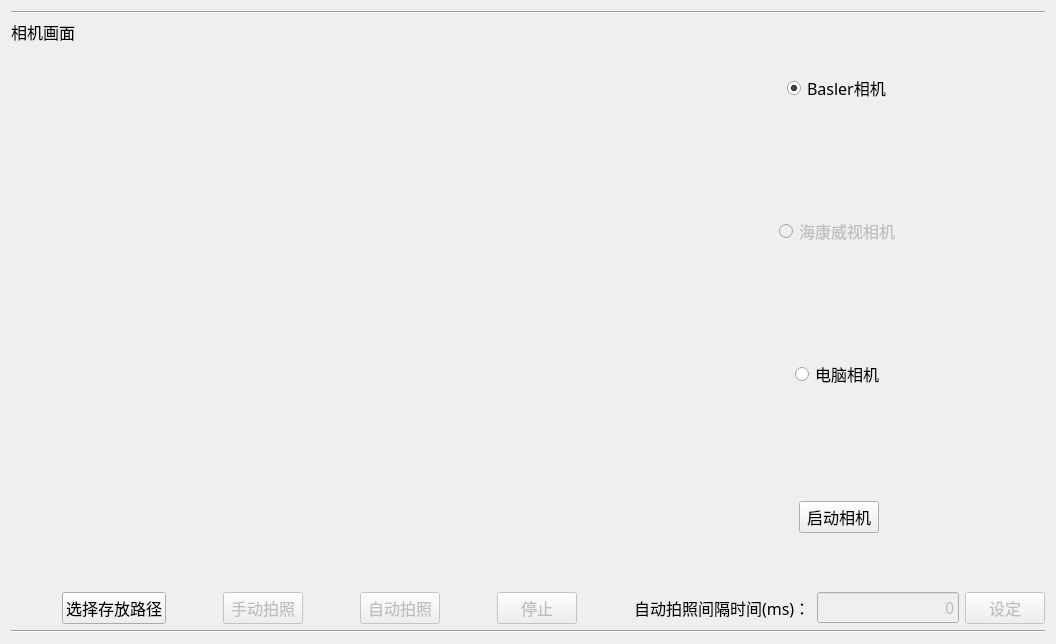
<?xml version="1.0" encoding="UTF-8"?>
<ui version="4.0">
 <class>Form</class>
 <widget class="QWidget" name="Form">
  <property name="geometry">
   <rect>
    <x>0</x>
    <y>0</y>
    <width>1056</width>
    <height>644</height>
   </rect>
  </property>
  <property name="sizePolicy">
   <sizepolicy hsizetype="Minimum" vsizetype="MinimumExpanding">
    <horstretch>0</horstretch>
    <verstretch>0</verstretch>
   </sizepolicy>
  </property>
  <property name="minimumSize">
   <size>
    <width>800</width>
    <height>600</height>
   </size>
  </property>
  <property name="windowTitle">
   <string>相机模块</string>
  </property>
  <layout class="QVBoxLayout" name="verticalLayout">
   <item>
    <widget class="Line" name="line">
     <property name="font">
      <font>
       <family>宋体</family>
       <pointsize>12</pointsize>
      </font>
     </property>
     <property name="orientation">
      <enum>Qt::Horizontal</enum>
     </property>
    </widget>
   </item>
   <item>
    <layout class="QHBoxLayout" name="horizontalLayout">
     <item>
      <layout class="QVBoxLayout" name="verticalLayout_4">
       <item>
        <widget class="QLabel" name="label">
         <property name="sizePolicy">
          <sizepolicy hsizetype="Fixed" vsizetype="Fixed">
           <horstretch>0</horstretch>
           <verstretch>0</verstretch>
          </sizepolicy>
         </property>
         <property name="font">
          <font>
           <family>宋体</family>
           <pointsize>12</pointsize>
          </font>
         </property>
         <property name="text">
          <string>相机画面</string>
         </property>
        </widget>
       </item>
       <item>
        <widget class="QLabel" name="camera_img">
         <property name="sizePolicy">
          <sizepolicy hsizetype="Expanding" vsizetype="Expanding">
           <horstretch>0</horstretch>
           <verstretch>0</verstretch>
          </sizepolicy>
         </property>
         <property name="minimumSize">
          <size>
           <width>800</width>
           <height>600</height>
          </size>
         </property>
         <property name="font">
          <font>
           <family>宋体</family>
           <pointsize>12</pointsize>
          </font>
         </property>
         <property name="text">
          <string/>
         </property>
        </widget>
       </item>
       <item>
        <layout class="QHBoxLayout" name="horizontalLayout_2">
         <item>
          <widget class="QPushButton" name="SAVE_PATH">
           <property name="sizePolicy">
            <sizepolicy hsizetype="Fixed" vsizetype="Fixed">
             <horstretch>0</horstretch>
             <verstretch>0</verstretch>
            </sizepolicy>
           </property>
           <property name="font">
            <font>
             <family>宋体</family>
             <pointsize>12</pointsize>
            </font>
           </property>
           <property name="text">
            <string>选择存放路径</string>
           </property>
          </widget>
         </item>
         <item>
          <widget class="QPushButton" name="MANUAL_SHOT">
           <property name="enabled">
            <bool>false</bool>
           </property>
           <property name="sizePolicy">
            <sizepolicy hsizetype="Fixed" vsizetype="Fixed">
             <horstretch>0</horstretch>
             <verstretch>0</verstretch>
            </sizepolicy>
           </property>
           <property name="font">
            <font>
             <family>宋体</family>
             <pointsize>12</pointsize>
            </font>
           </property>
           <property name="text">
            <string>手动拍照</string>
           </property>
           <property name="checkable">
            <bool>false</bool>
           </property>
          </widget>
         </item>
         <item>
          <widget class="QPushButton" name="AUTO_SHOT">
           <property name="enabled">
            <bool>false</bool>
           </property>
           <property name="sizePolicy">
            <sizepolicy hsizetype="Fixed" vsizetype="Fixed">
             <horstretch>0</horstretch>
             <verstretch>0</verstretch>
            </sizepolicy>
           </property>
           <property name="font">
            <font>
             <family>宋体</family>
             <pointsize>12</pointsize>
            </font>
           </property>
           <property name="text">
            <string>自动拍照</string>
           </property>
          </widget>
         </item>
         <item>
          <widget class="QPushButton" name="STOP_CAMERA">
           <property name="enabled">
            <bool>false</bool>
           </property>
           <property name="sizePolicy">
            <sizepolicy hsizetype="Fixed" vsizetype="Fixed">
             <horstretch>0</horstretch>
             <verstretch>0</verstretch>
            </sizepolicy>
           </property>
           <property name="font">
            <font>
             <family>宋体</family>
             <pointsize>12</pointsize>
            </font>
           </property>
           <property name="text">
            <string>停止</string>
           </property>
          </widget>
         </item>
        </layout>
       </item>
      </layout>
     </item>
     <item>
      <layout class="QVBoxLayout" name="verticalLayout_2">
       <item>
        <layout class="QVBoxLayout" name="verticalLayout_3">
         <property name="sizeConstraint">
          <enum>QLayout::SetFixedSize</enum>
         </property>
         <item alignment="Qt::AlignHCenter|Qt::AlignVCenter">
          <widget class="QRadioButton" name="rbtn1">
           <property name="sizePolicy">
            <sizepolicy hsizetype="Fixed" vsizetype="Fixed">
             <horstretch>0</horstretch>
             <verstretch>0</verstretch>
            </sizepolicy>
           </property>
           <property name="font">
            <font>
             <family>宋体</family>
             <pointsize>12</pointsize>
            </font>
           </property>
           <property name="text">
            <string>Basler相机</string>
           </property>
           <property name="checked">
            <bool>true</bool>
           </property>
           <attribute name="buttonGroup">
            <string notr="true">CAMERA_SELECT</string>
           </attribute>
          </widget>
         </item>
         <item alignment="Qt::AlignHCenter|Qt::AlignVCenter">
          <widget class="QRadioButton" name="rbtn2">
           <property name="enabled">
            <bool>false</bool>
           </property>
           <property name="sizePolicy">
            <sizepolicy hsizetype="Fixed" vsizetype="Fixed">
             <horstretch>0</horstretch>
             <verstretch>0</verstretch>
            </sizepolicy>
           </property>
           <property name="font">
            <font>
             <family>宋体</family>
             <pointsize>12</pointsize>
            </font>
           </property>
           <property name="text">
            <string>海康威视相机</string>
           </property>
           <attribute name="buttonGroup">
            <string notr="true">CAMERA_SELECT</string>
           </attribute>
          </widget>
         </item>
         <item alignment="Qt::AlignHCenter|Qt::AlignVCenter">
          <widget class="QRadioButton" name="radioButton">
           <property name="sizePolicy">
            <sizepolicy hsizetype="Fixed" vsizetype="Fixed">
             <horstretch>0</horstretch>
             <verstretch>0</verstretch>
            </sizepolicy>
           </property>
           <property name="font">
            <font>
             <family>宋体</family>
             <pointsize>12</pointsize>
            </font>
           </property>
           <property name="text">
            <string>电脑相机</string>
           </property>
           <attribute name="buttonGroup">
            <string notr="true">CAMERA_SELECT</string>
           </attribute>
          </widget>
         </item>
         <item alignment="Qt::AlignHCenter|Qt::AlignVCenter">
          <widget class="QPushButton" name="LAUNCH_CAMERA">
           <property name="sizePolicy">
            <sizepolicy hsizetype="Fixed" vsizetype="Fixed">
             <horstretch>0</horstretch>
             <verstretch>0</verstretch>
            </sizepolicy>
           </property>
           <property name="font">
            <font>
             <family>宋体</family>
             <pointsize>12</pointsize>
            </font>
           </property>
           <property name="text">
            <string>启动相机</string>
           </property>
          </widget>
         </item>
         <item>
          <layout class="QHBoxLayout" name="horizontalLayout_3">
           <item>
            <widget class="QLabel" name="label_2">
             <property name="sizePolicy">
              <sizepolicy hsizetype="Fixed" vsizetype="Fixed">
               <horstretch>0</horstretch>
               <verstretch>0</verstretch>
              </sizepolicy>
             </property>
             <property name="font">
              <font>
               <family>宋体</family>
               <pointsize>12</pointsize>
              </font>
             </property>
             <property name="text">
              <string>自动拍照间隔时间(ms)：</string>
             </property>
            </widget>
           </item>
           <item>
            <widget class="QLineEdit" name="INTERVAL">
             <property name="enabled">
              <bool>false</bool>
             </property>
             <property name="sizePolicy">
              <sizepolicy hsizetype="Fixed" vsizetype="Fixed">
               <horstretch>0</horstretch>
               <verstretch>0</verstretch>
              </sizepolicy>
             </property>
             <property name="font">
              <font>
               <family>宋体</family>
               <pointsize>12</pointsize>
              </font>
             </property>
             <property name="text">
              <string>0</string>
             </property>
             <property name="alignment">
              <set>Qt::AlignRight|Qt::AlignTrailing|Qt::AlignVCenter</set>
             </property>
            </widget>
           </item>
           <item>
            <widget class="QPushButton" name="INTERVAL_SET">
             <property name="enabled">
              <bool>false</bool>
             </property>
             <property name="font">
              <font>
               <family>宋体</family>
               <pointsize>12</pointsize>
              </font>
             </property>
             <property name="text">
              <string>设定</string>
             </property>
            </widget>
           </item>
          </layout>
         </item>
        </layout>
       </item>
      </layout>
     </item>
    </layout>
   </item>
   <item>
    <widget class="Line" name="line_2">
     <property name="font">
      <font>
       <family>宋体</family>
       <pointsize>12</pointsize>
      </font>
     </property>
     <property name="orientation">
      <enum>Qt::Horizontal</enum>
     </property>
    </widget>
   </item>
  </layout>
 </widget>
 <resources/>
 <connections/>
 <buttongroups>
  <buttongroup name="CAMERA_SELECT">
   <property name="exclusive">
    <bool>true</bool>
   </property>
  </buttongroup>
 </buttongroups>
</ui>
